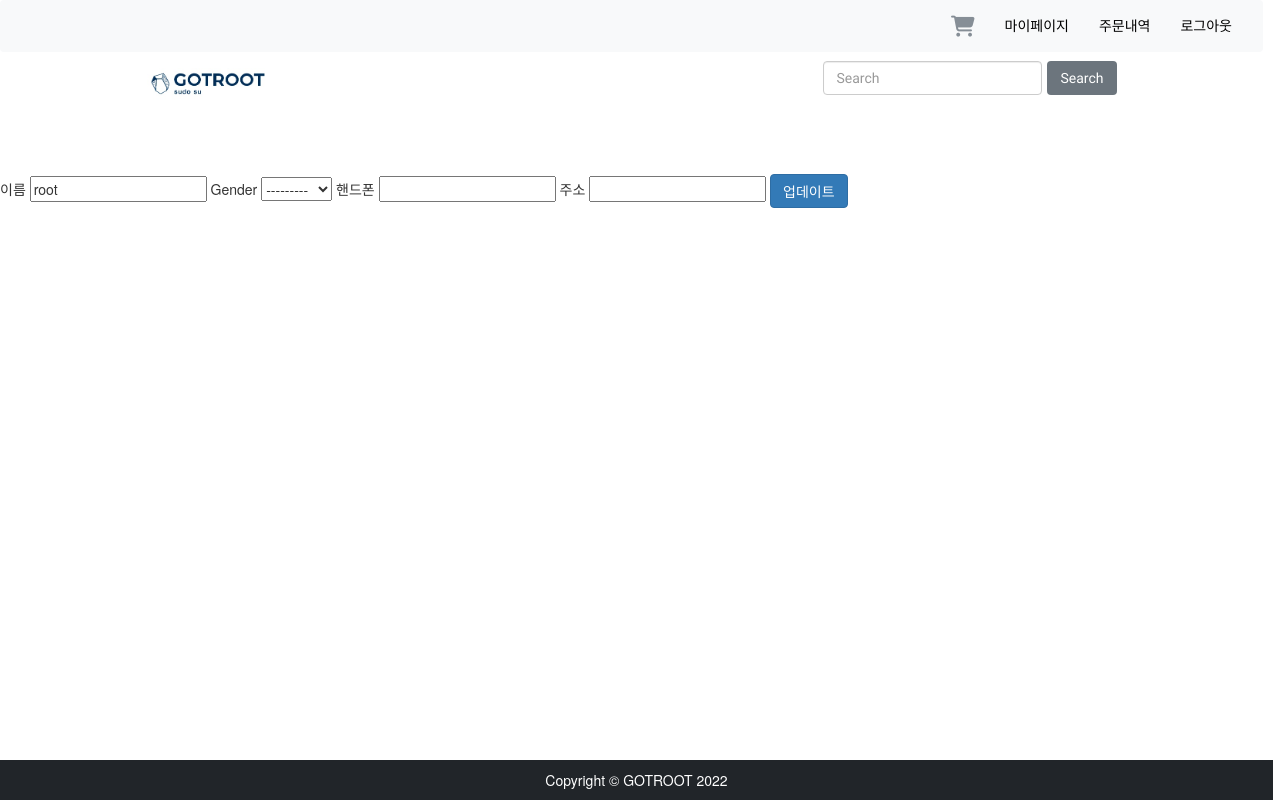
Page /user/4/update/ (signed in) on the earlier database version.
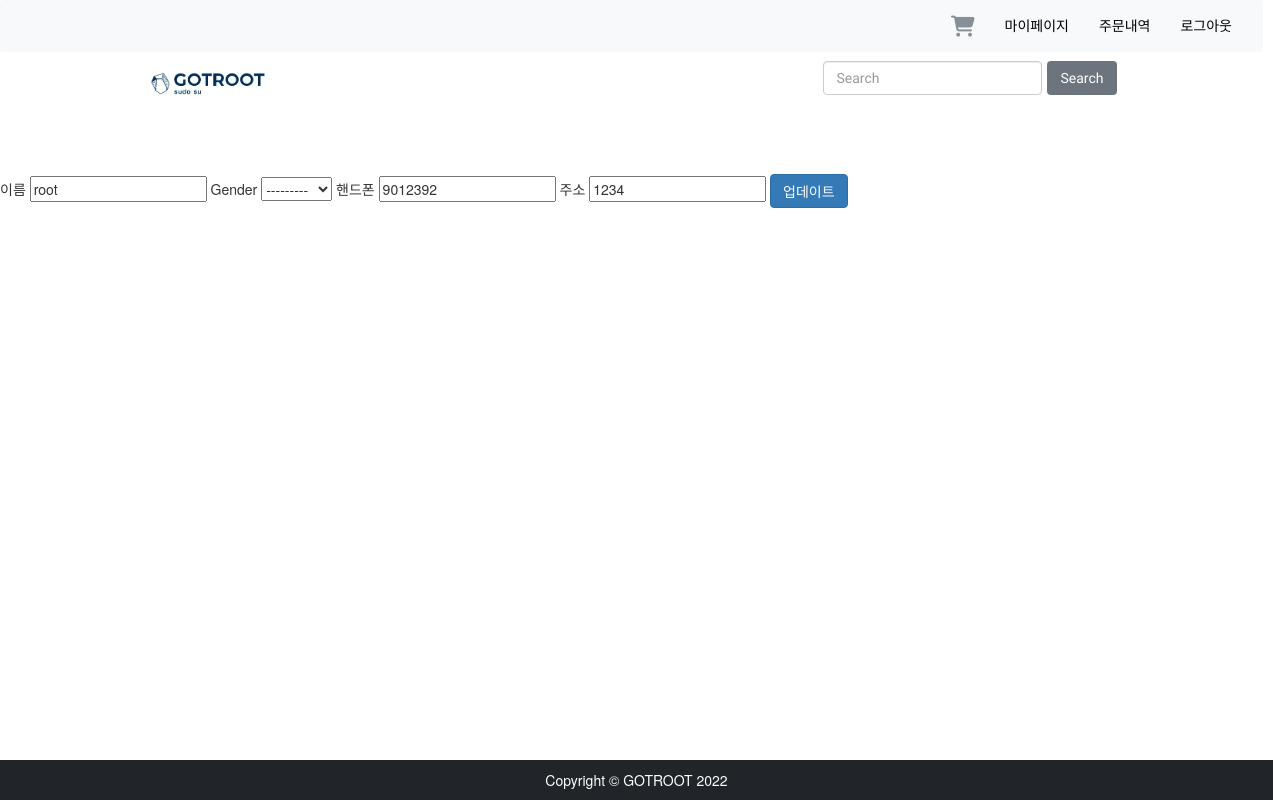
Same page on the later database version.
### user/models.py (models this page shows, shortened)
class User(AbstractUser):
    email = models.EmailField(unique=True, null=False, max_length=255, verbose_name="이메일")
    username = models.CharField(unique=True, null=False, max_length=20, verbose_name="이름")
    phone_number = models.CharField(blank=True, max_length=255, verbose_name="핸드폰")
    address = models.CharField(blank=True, max_length=255, verbose_name="주소")
    gender = models.CharField(blank=True, choices=GENDER_CHOICES, max_length=255)
    is_active = models.BooleanField(default=True)
    is_staff = models.BooleanField(default=False)
    is_superuser = models.BooleanField(default=False)
    objects = UserManager()
    USERNAME_FIELD = 'email' #email로 구분
    REQUIRED_FIELDS = ['username']

### user/views.py (the view)
# urls.py: path('<int:pk>/update/', views.update, name='update'),
@login_required
def update(request, pk):
    context=''
    if request.method == 'GET':
        form = CustomUserChangeForm(instance=request.user)
    elif request.method == 'POST':
        form = CustomUserChangeForm(request.POST, instance=request.user)
        if form.is_valid():
            form.save()
            return render(request, 'user/profile.html', {'form':form})
    return render(request, 'user/update.html', {'form': form, 'context': context})

### user/forms.py
class CustomUserChangeForm(UserChangeForm):
    password = None
    class Meta:
        model = User
        fields = ['username', 'gender', 'phone_number', 'address']

### gotroot_site/context_processors.py (called while the page is built)
def category_list(request):
    categories = Category.objects.all()
    return {
        "categories": categories
    }

### user/templates/user/update.html (shortened to what this page needs)
{% extends "user/base.html" %}
{% block content %}
    <div>
    <form action="{% url 'user:update' user.pk %}" method="post">
        {% for field in form %}
            {{ field.label }}
            {{ field }}
        {% endfor %}
        <input type="submit" class="btn btn-primary" value="업데이트">
    </form>
    </div>
{% endblock content %}

Differences in the rows shown:
changed User "root": phone_number (not shown) → "9012392"; address (not shown) → "1234"
